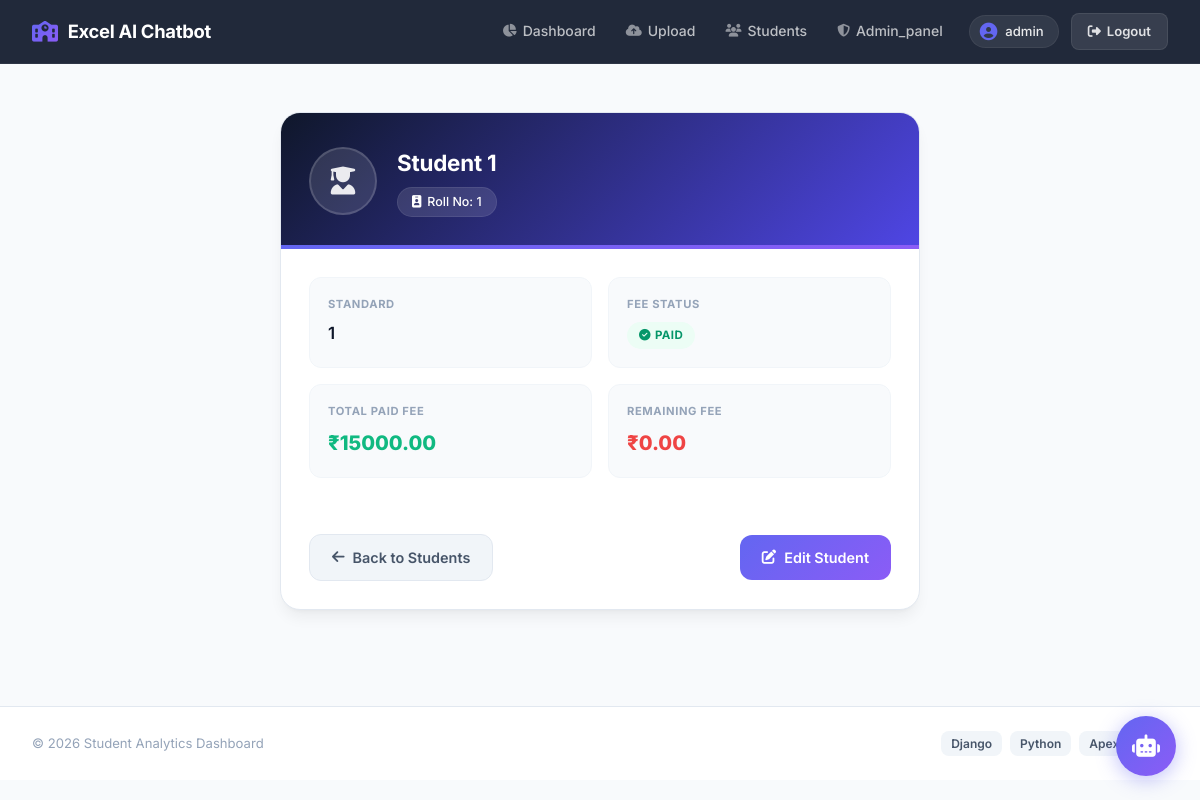
The app's page /student/1/ (signed in) with its own data.
### excel_ai_chatbot/models.py (models this page shows, shortened)
class CustomUser(AbstractUser):
    ROLE_CHOICES = (
        ("superadmin", "Super Admin"),
        ("teacher", "Teacher"),
    )
    role = models.CharField(
        max_length=20,
        choices=ROLE_CHOICES,
        default="teacher"
    )

class Student(models.Model):
    FEE_STATUS_CHOICES = (
        ("Paid", "Paid"),
        ("Pending", "Pending"),
    )
    excel_file = models.ForeignKey(
        "ExcelUpload",
        on_delete=models.CASCADE,
        related_name="students",
        null=True,
        blank=True
    )
    roll_no = models.CharField(max_length=50)
    name = models.CharField(max_length=255)
    std = models.CharField(max_length=20)
    fee_status = models.CharField(
        max_length=20,
        choices=FEE_STATUS_CHOICES,
        default="Pending"
    )
    remaining_fee = models.DecimalField(
        max_digits=10,
        decimal_places=2,
        default=0
    )
    total_paid_fee = models.DecimalField(
        max_digits=10,
        decimal_places=2,
        default=0
    )
    created_at = models.DateTimeField(
        auto_now_add=True
    )

### excel_ai_chatbot/views.py (the view)
# urls.py: path("student/<int:student_id>/", views.student_detail_view, name="student_detail"),
@login_required
def student_detail_view(request, student_id):
    student = get_object_or_404(Student, id=student_id)
    return render(request, "excel_ai_chatbot/student_detail.html", {"student": student})

### excel_ai_chatbot/templates/excel_ai_chatbot/student_detail.html (shortened to what this page needs)
{% extends 'excel_ai_chatbot/base.html' %}
{% block content %}
<div class="student-detail-wrapper">
  <div class="student-detail-card">
    <div class="detail-card-header">
      <div class="student-avatar">
        <i class="fas fa-user-graduate"></i>
      </div>
      <div class="student-header-info">
        <h2>{{ student.name }}</h2>
        <span class="badge-roll"><i class="fas fa-id-badge"></i> Roll No: {{ student.roll_no }}</span>
      </div>
    </div>
    <div class="detail-card-body">
      <div class="info-grid">
        <div class="info-item">
          <span class="info-label">Standard</span>
          <span class="info-value">{{ student.std }}</span>
        </div>
        <div class="info-item">
          <span class="info-label">Fee Status</span>
          <span class="info-value">
            <span class="badge
              {% if student.fee_status|lower == 'paid' %}badge-paid
              {% elif student.fee_status|lower == 'pending' %}badge-pending
              {% else %}badge-default{% endif %}">
              {% if student.fee_status|lower == 'paid' %}<i class="fas fa-check-circle"></i>
              {% elif student.fee_status|lower == 'pending' %}<i class="fas fa-clock"></i>{% endif %}
              {{ student.fee_status }}
            </span>
          </span>
        </div>
        <div class="info-item">
          <span class="info-label">Total Paid Fee</span>
          <span class="info-value text-success fee-highlight">&#8377;{{ student.total_paid_fee }}</span>
        </div>
        <div class="info-item">
          <span class="info-label">Remaining Fee</span>
          <span class="info-value text-danger fee-highlight">&#8377;{{ student.remaining_fee }}</span>
        </div>
      </div>
    </div>
    <div class="detail-card-footer">
      <a href="{% url 'student_list' %}" class="btn-back">
        <i class="fas fa-arrow-left"></i> Back to Students
      </a>
      <a href="{% url 'student_update' student.id %}" class="btn-edit">
        <i class="fas fa-edit"></i> Edit Student
      </a>
    </div>
  </div>
</div>
{% endblock %}

### excel_ai_chatbot/templates/excel_ai_chatbot/partials/navbar.html (shortened to what this page needs)
<nav class="navbar">
  <div class="navbar-left">
    <a href="{% url 'home' %}" class="navbar-brand">
      <i class="fas fa-school"></i>
      <span>Excel AI Chatbot</span>
    </a>
  </div>
  <div class="navbar-right">
    {% if request.user.is_authenticated %}
      {% if request.user.role == 'superadmin' %}
        <ul class="nav-menu" id="nav-menu">
          <li>
            <a href="{% url 'dashboard' %}"><i class="fas fa-chart-pie"></i> Dashboard</a>
          </li>
          <li>
            <a href="{% url 'upload_excel' %}"><i class="fas fa-cloud-upload-alt"></i> Upload</a>
          </li>
          <li>
            <a href="{% url 'student_list' %}"><i class="fas fa-users"></i> Students</a>
          </li>
          <li>
            <a href="{% url 'admin_panel:dashboard' %}"> <i class="fa-solid fa-shield-halved"></i> Admin_panel</a>
          </li>
        </ul>
        <div class="user-chip">
          <i class="fas fa-user-circle"></i>
          <span>{{ request.user.username }}</span>
        </div>
        <a href="{% url 'logout' %}" class="logout-btn">
          <i class="fas fa-sign-out-alt"></i> Logout
        </a>
        {% endif %}
    {% endif %}
  </div>
</nav>

### records on screen
CustomUser: user.username "admin"
Student: name "Student 1", roll_no "1", std "1", fee_status "PAID", total_paid_fee "15000.00", remaining_fee "0.00"
